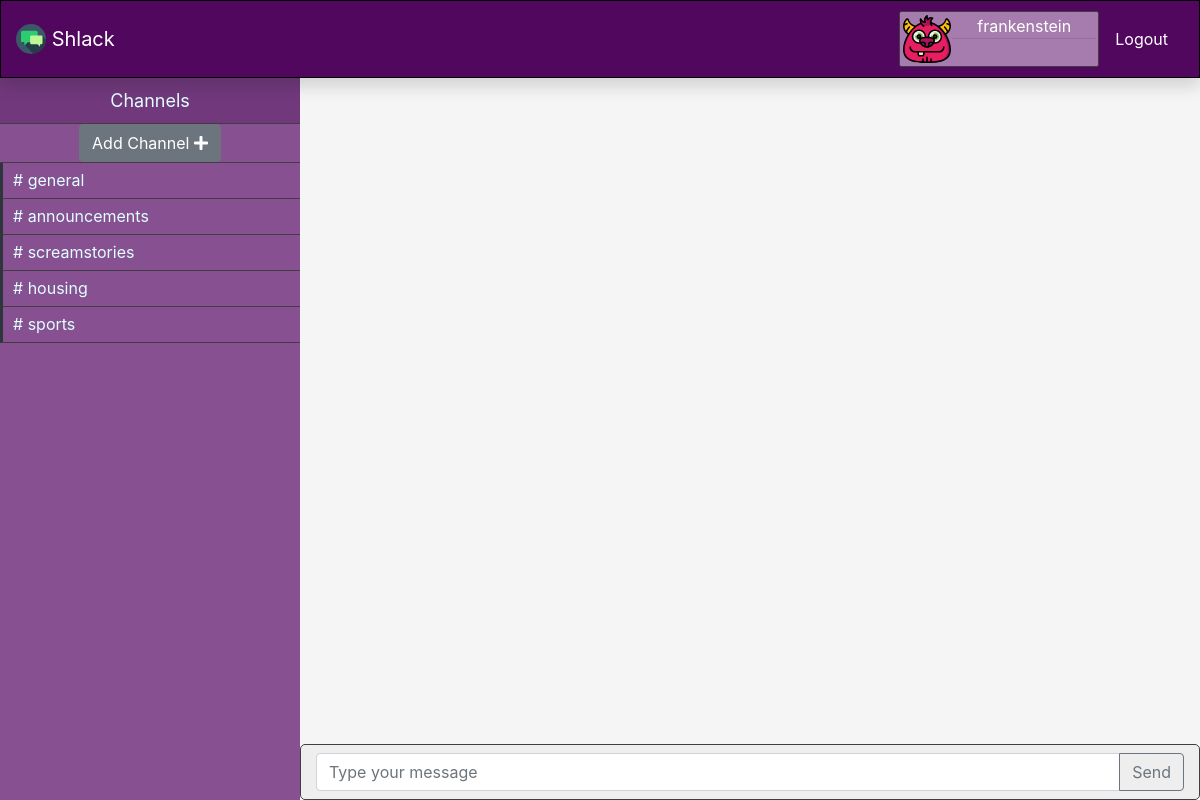
The app's page /channels/announcements (signed in), older data.
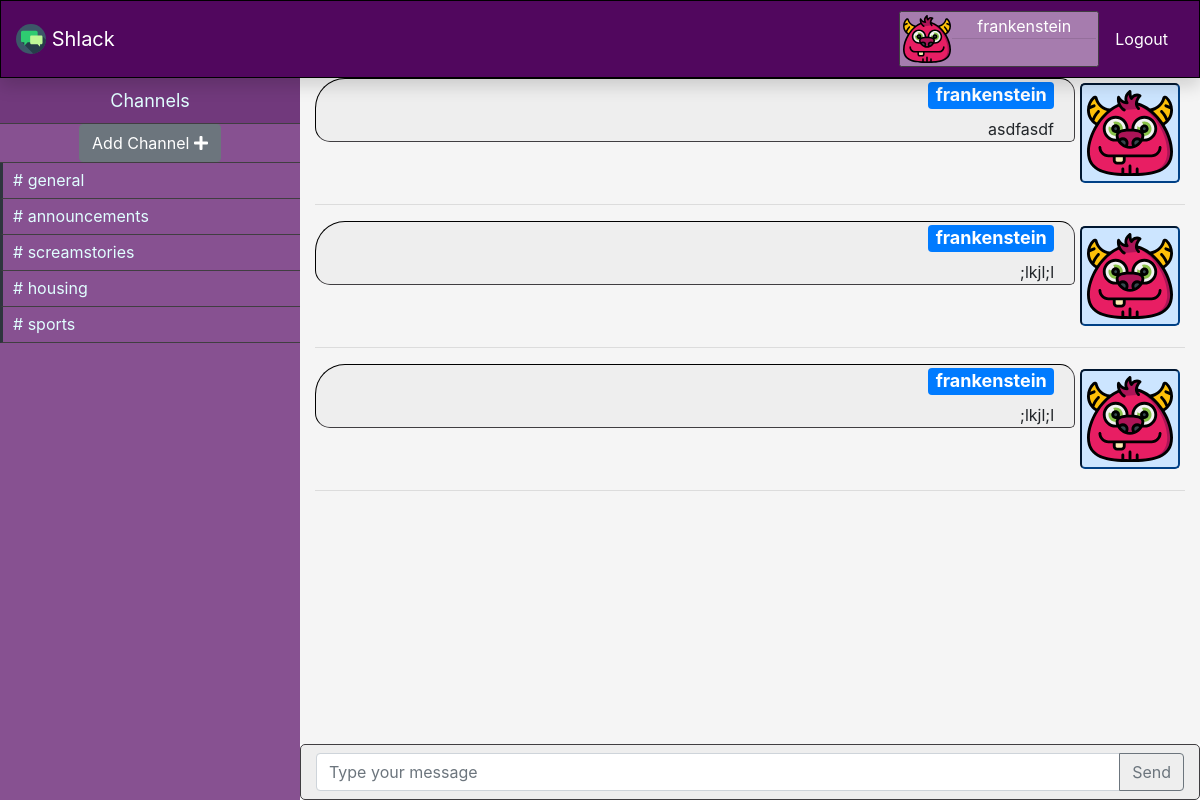
The same page, newer data.
### models.py (models this page shows, shortened)
class User(UserMixin, db.Model):
    id = db.Column(db.Integer, primary_key=True)
    avatar = db.Column(db.String(64))
    username = db.Column(db.String(64), index=True, unique=True)
    email = db.Column(db.String(120), index=True, unique=True)
    password_hash = db.Column(db.String(128))
    posts = db.relationship("Post", backref="author", lazy="dynamic")

class Channel(db.Model):
    id = db.Column(db.Integer, primary_key=True)
    name = db.Column(db.String(300))
    posts = db.relationship("Post", backref="channel", lazy="dynamic")

class Post(db.Model):
    id = db.Column(db.Integer, primary_key=True)
    body = db.Column(db.String(300))
    timestamp = db.Column(db.DateTime, index=True, default=datetime.utcnow)
    user_id = db.Column(db.Integer, db.ForeignKey("user.id"))
    channel_id = db.Column(db.Integer, db.ForeignKey("channel.id"))
    @property
    def get_time_passed(self):
        now = datetime.utcnow()
        delta = now - self.timestamp
        print(f"Post.time_passed {delta}", flush=True)
        if timedelta(seconds=0) <= delta < timedelta(minutes=1):
            return "1 min ago"
        elif timedelta(minutes=1) <= delta < timedelta(minutes=60):
            minutes = delta.totalseconds() // 60
            return f"{minutes} minutes ago"
        elif timedelta(minutes=60) <= delta < timedelta(hours=24):
            hours = delta.totalseconds() // 3600
            return f"{hours} minutes ago"
        elif timedelta(hours=24) <= delta < timedelta(days=365):
            days = delta.totalseconds() // 86400
            return f"{days} minutes ago"
        else:
            return "Error occurred"

### application.py (the view, shortened to what this page needs)
@app.route("/channels/<string:channel_name>", methods=["GET", "POST"])
@login_required
def channel(channel_name):
    new_channel_form = NewChannelForm()
    new_post_form = NewPostForm()
    channels = Channel.query.all()
    if not any(channel_name == channel.name for channel in channels):
        return redirect(url_for("channels"))
    cur_channel = Channel.query.filter_by(name=channel_name).first()
    posts = cur_channel.posts
    return render_template("channel.html",
                           new_channel_form=new_channel_form,
                           new_post_form=new_post_form,
                           channels=channels,
                           posts=posts)

### forms.py (shortened to what this page needs)
class NewChannelForm(FlaskForm):
    channel_name = StringField("Channel Name", validators=[DataRequired()])
    submit = SubmitField("Create")

class NewPostForm(FlaskForm):
    post_body = StringField("Post Body", validators=[DataRequired()])
    user_id = IntegerField("User ID")
    datetime = DateTimeField()
    submit = SubmitField("Send")

### models.py (called while the page is built)
@login.user_loader
def load_user(id_):
    return User.query.get(int(id_))

### templates/channel.html (shortened to what this page needs)
{% extends "layout.html" %}
{% block body %}
  <div id="sidebar" class="sidebar container-fluid">
    <div class="header">Channels</div>
    <div class="menu-list">
      <ul id="menu-content" class="menu-content collapse">
        <li class="add-channel justify-content-center d-flex">
          <button class="btn btn-secondary " data-target="#channel-modal" data-toggle="modal"> Add Channel <i
              class="fa fa-plus"></i></button>
        </li>
        {% for channel in channels %}
          <li class="channel">
            <a href={{ url_for('channel', channel_name=channel.name) }}># {{ channel.name }} </a>
          </li>
        {% endfor %}
      </ul>
    </div>
  </div>
  <div id="main" class="container-fluid">
    <div class="row">
      <div id="messages" class="col-12">
        {% for post in posts %}
          {% include "_post.html" %}
        {% endfor %}
      </div>
    </div>
    <form action="" method="POST" novalidate>
      <div id="message-box" class="row">
        <div class="col-12 message-box py-2">
          <div class="input-group ">
            {{ new_post_form.post_body(class_="form-control", placeholder="Type your message") }}
            <div class="input-group-append">
              {{ new_post_form.submit(class_="btn btn-outline-secondary") }}
            </div>
          </div>
        </div>
      </div>
    </form>
  </div>
{% endblock %}

### templates/layout.html (shortened to what this page needs)
<!DOCTYPE html>
<html lang="en">
<head>
  <link rel="stylesheet" href="https://maxcdn.bootstrapcdn.com/bootstrap/4.5.0/css/bootstrap.min.css">
  <link rel="stylesheet" href="https://stackpath.bootstrapcdn.com/font-awesome/4.7.0/css/font-awesome.min.css" type="text/css">
  <link rel="stylesheet" href="https://cdnjs.cloudflare.com/ajax/libs/font-awesome/5.14.0/css/all.min.css" type="text/css">
  <link rel="stylesheet" href="https://cdnjs.cloudflare.com/ajax/libs/font-awesome/5.14.0/css/regular.min.css" type="text/css">
  <link rel="stylesheet" href="https://cdnjs.cloudflare.com/ajax/libs/font-awesome/5.14.0/css/solid.min.css" type="text/css">
  <link rel="stylesheet" type="text/css" href="{{ url_for('static', filename='style.css' ) }}">
</head>
<body>
<div id="navbar" class="container-fluid fixed-top position-sticky shadow">
      <ul class="navbar-list">
        <li>
          <a class="navbar-brand" href="{{url_for('index')}}">
            <img src="/static/images/brand-icons/017-speech-bubble-2.svg" width="30" height="30" class="d-inline-block align-top" alt="">
          Shlack
          </a>
        </li>
        {% if not current_user.is_authenticated %}
        <li class="nav-item ml-auto">
          <a class="nav-link" href="{{ url_for("login") }}">Login</a>
        </li>
        <li class="nav-item">
          <a class="nav-link nav-fill" href="{{ url_for("signup") }}">Sign Up</a>
        </li>
      {% else %}
        <li class="nav-item ml-auto">
          <div class="usercard d-flex flex-row no-gutters">
              <img src={{ current_user.avatar }}/>
            <div class="col">
              <p class="text-center text-white my-0">{{ current_user.username }}</p>
              <hr class="my-0">
              </div>
          </div>
        </li>
        <li class="nav-item pl-0">
          <a class="nav-link" href="{{ url_for("logout") }}">Logout</a>
        </li>
      {% endif %}
      </ul>
</div>
{% block body %}{% endblock %}
</body>
</html>

### templates/_post.html (shortened to what this page needs)
{% if current_user == post.author %}
  <div class="media chat self">
    <img src={{ post.author.avatar }} style="height: 100px;"/>
    <div class="media-body">
      <h4><span class="badge badge-primary">{{ post.author.username }}</span></h4>
      <p>{{ post.body }}</p>
    </div>
  </div>
  <hr>
{% endif %}

### static/style.css (style rules this page uses)
* { box-sizing: border-box; }
body, html { margin: 0px; padding: 0px; max-height: 100%; height: 100%; }
#navbar { background: #51075e; border: 1px solid black; }
.navbar-list { display: flex; flex-direction: row; list-style: none; align-items: center; margin: 10px 0; padding: 0; }
.navbar-list .navbar-brand, .navbar-list .nav-link { color: #ffffff; align-items: center; }
.usercard { background: #a67cae; border: 1px solid #403e41; padding: 2px; border-radius: 2.5px; width: 200px; }
.usercard img { padding: 1px; border-radius: 2.5px; width: 50px; height: 50px; }
.sidebar { overflow: auto; background-color: #875191; position: fixed; left: 0px; padding: 0px; width: 300px; height: 100%; color: #e1ffff; }
.sidebar .menu-content { padding: 0px; }
.sidebar .header { background-color: #71397c; border-bottom: 1px solid #403e41; line-height: 45px; display: block; text-align: center; font-size: large; }
.sidebar .add-channel { border-style: none; border-bottom: 1px solid #403e41; }
.sidebar .channel { list-style: none; padding: 0px; margin: 0px; line-height: 35px; cursor: pointer; }
.sidebar .channel { padding-left: 0px; border-left: 3px solid #2e353d; border-bottom: 1px solid #403e41; }
.sidebar .channel a { text-decoration: none; color: #e1ffff; padding-left: 10px; }
#main { overflow: auto; background: #f5f5f5; }
#message-box { position: fixed; bottom: 0; background: #eeeeee; border: 1px solid #403e41; border-radius: 5px; }
.media { display: flex; flex-direction: row; border-radius: 5px; margin-bottom: 5px; }
.media img { height: 100px; padding: 5px; margin: 5px; background: #8b878b; border: 2px inset black; border-radius: 5px; align-self: flex-end; }
.media-body { background: #eeeeee; border: 1.5px inset #403e41; border-radius: 15px 30px 15px 5px; padding: 0px 20px; margin-bottom: 5px; }
.media-body p { margin-bottom: 0px; }
.media.self { display: flex; flex-direction: row-reverse; text-align: right; }
.media.self img { background: #cce5ff; border: 2px inset #004085; }
.media.self .media-body { border-radius: 30px 15px 5px 15px; }
@media (min-width: 767px) { .sidebar .menu-list .menu-content { display: block; } }
@media (min-width: 767px) { #main { width: calc(100% - 300px); float: right; } }
@media (min-width: 767px) { #message-box { width: calc(100% - 300px); } }

Row changes from the older to the newer data that the page shows:
added Post: author.avatar (picture), author.username "frankenstein", body "asdfasdf"
added Post: author.avatar (picture), author.username "frankenstein", body ";lkjl;l"
added Post: author.avatar (picture), author.username "frankenstein", body ";lkjl;l"
